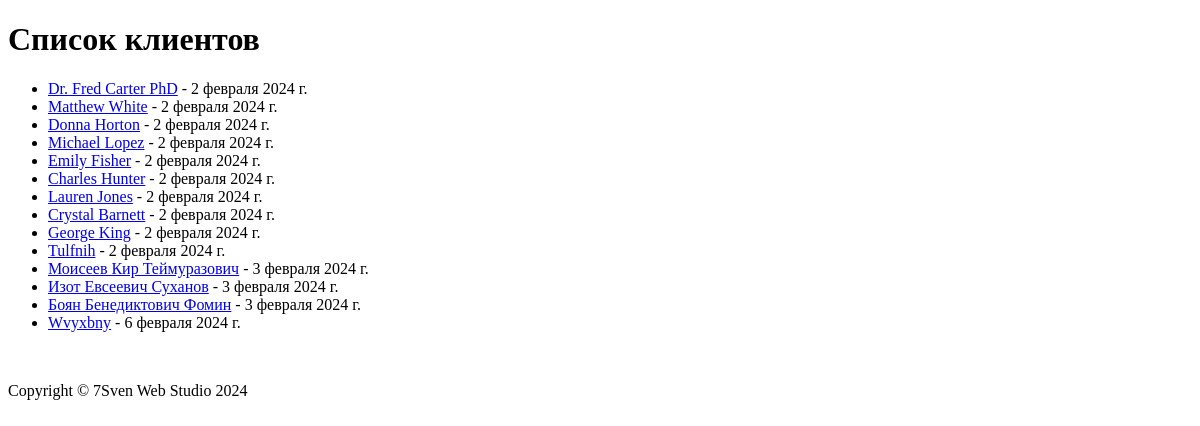
The page /customers/list/ on the database as committed earlier.
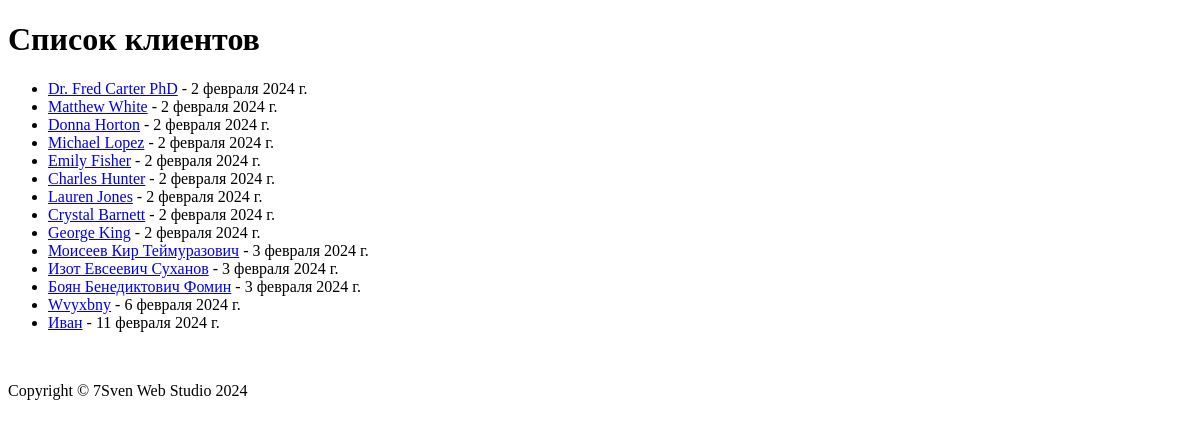
The same page on the database as committed later.
### customers/models.py (models this page shows, shortened)
class Customer(models.Model):
    name = models.CharField(max_length=255, verbose_name='Имя клиента')
    email = models.EmailField(verbose_name='Почтовый адрес')
    phone_number = models.CharField(max_length=15, verbose_name='Номер телефона')
    address = models.TextField(verbose_name='Адрес')
    registration_date = models.DateField(auto_now_add=True, verbose_name='Дата регистрации')
    class Meta:
        verbose_name = 'Клиент'
        verbose_name_plural = 'Клиенты'

### customers/views.py (the view)
# urls.py: path('list/', fetch_customer_list, name='customer_list'),
def fetch_customer_list(request):
    customers = Customer.objects.all()
    return render(request, 'customers/customer_list.html', {'customers': customers})

### customers/templates/customers/customer_list.html (shortened to what this page needs)
{% extends 'base.html' %}
{% block content %}
    <h1>Список клиентов</h1>
    <ul>
        {% for customer in customers %}
        <li>
            <a href="{% url 'customer_view' customer.id %}">{{ customer.name }}</a> - {{ customer.registration_date }}
        </li>
        {% empty %}
        <li>Список клиентов пуст</li>
        {% endfor %}
    </ul>
{% endblock %}

Rows that differ between the two databases and show on the page:
removed Customer: name "Tulfnih", registration_date "2 февраля 2024 г."
added Customer: name "Иван", registration_date "11 февраля 2024 г."
